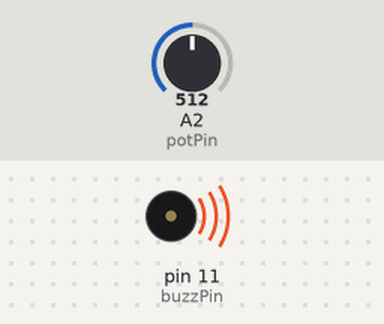
The sketch below on a simulated Arduino Uno, built with avr-gcc and run on an emulated ATmega328P. On the bench: buzzer (waves = sounding). Inputs (shaded band) come from the test bench; at power-on: A2 (potPin) = 512. What the sketch prints to the serial monitor is not drawn.

Above: at 0.1 s.
Timing chart, 0 to 1.6 s (numbered marks = the images above):
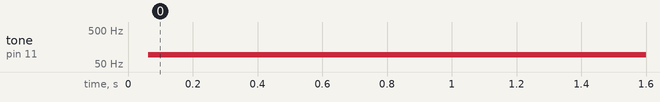

The sketch:

PasiveBuzzers.ino
```cpp
int buzzPin = 11;
int buzzTimeMin = 60;
int buzzTimeMax = 10000;

int potPin = A2;
int potValue;

void setup() {
  Serial.begin(9600);
  pinMode(buzzPin, OUTPUT);
  pinMode(potPin, INPUT);
}

void loop() {
  potValue = analogRead(potPin);
  Serial.println(map(potValue, 0, 1023, buzzTimeMin, buzzTimeMax));

  digitalWrite(buzzPin, HIGH);
  delayMicroseconds(map(potValue, 0, 1023, buzzTimeMin, buzzTimeMax));
  digitalWrite(buzzPin, LOW);
  delayMicroseconds(map(potValue, 0, 1023, buzzTimeMin, buzzTimeMax));
}
```

Measured:
- by itself, tone on pin 11 (buzzPin): silent → 95 Hz at 0.06 s
